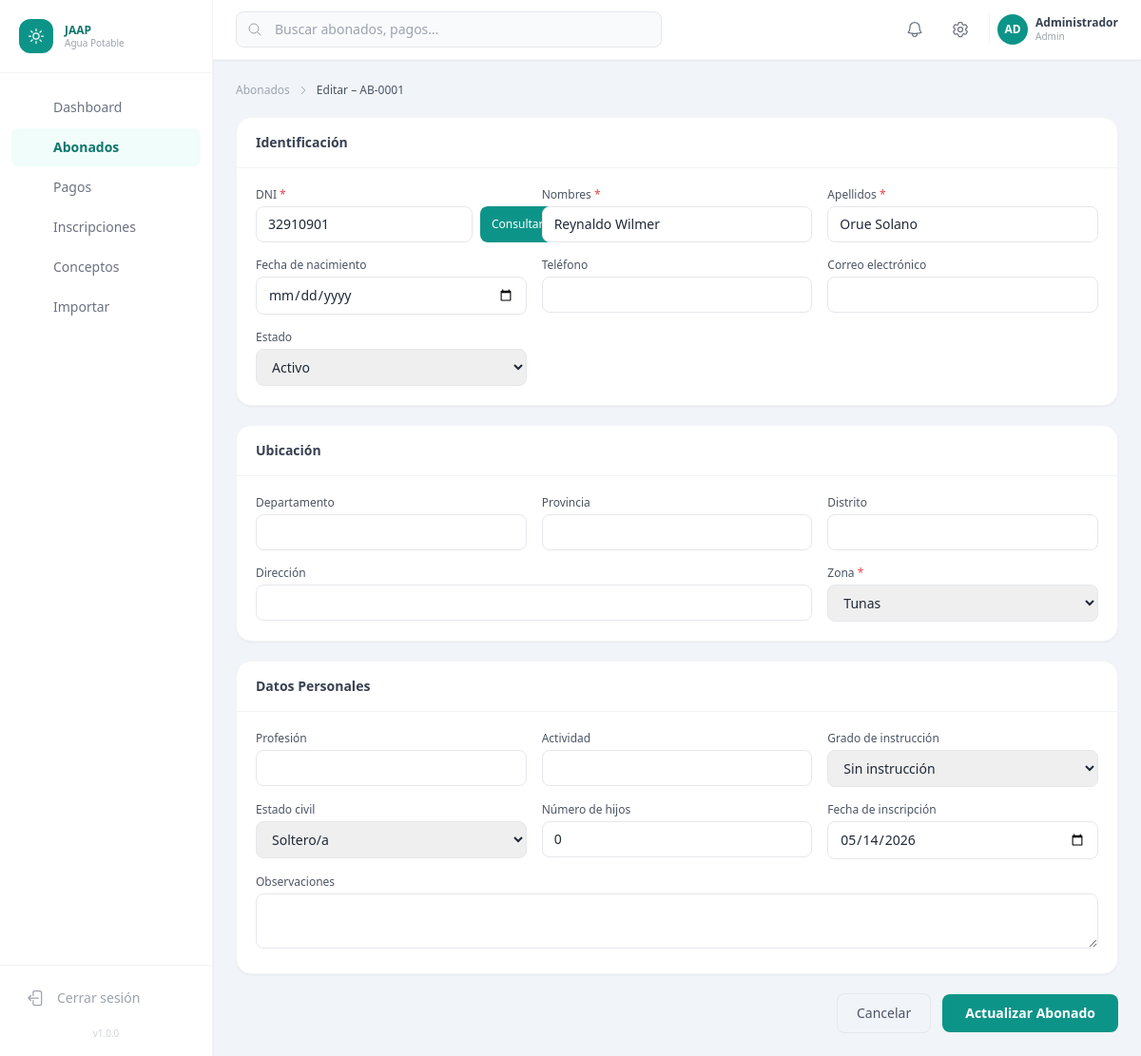
The page /abonados/editar.php?id=1 (signed in) on the database its author committed.
### tables this page shows
CREATE TABLE `abonados` (
  `id`                INT UNSIGNED    NOT NULL AUTO_INCREMENT,
  `codigo`            VARCHAR(20)     NOT NULL COMMENT 'Código interno del abonado',
  `dni`               VARCHAR(8)      NOT NULL,
  `nombres`           VARCHAR(100)    NOT NULL,
  `apellidos`         VARCHAR(100)    NOT NULL,
  `fecha_nacimiento`  DATE            NULL,
  `departamento`      VARCHAR(100)    NOT NULL DEFAULT '',
  `provincia`         VARCHAR(100)    NOT NULL DEFAULT '',
  `distrito`          VARCHAR(100)    NOT NULL DEFAULT '',
  `direccion`         TEXT            NULL,
  `zona`              ENUM('porvenir','tunas','cerro_de_pasco') NOT NULL DEFAULT 'porvenir',
  `profesion`         VARCHAR(100)    NULL,
  `actividad`         VARCHAR(100)    NULL,
  `grado_instruccion` ENUM(
    'sin_instruccion','primaria_incompleta','primaria_completa',
    'secundaria_incompleta','secundaria_completa',
    'tecnico','universitario','posgrado'
  ) NOT NULL DEFAULT 'sin_instruccion',
  `estado_civil`      ENUM('soltero','casado','conviviente','viudo','divorciado') NOT NULL DEFAULT 'soltero',
  `telefono`          VARCHAR(15)     NULL,
  `email`             VARCHAR(100)    NULL,
  `numero_hijos`      TINYINT UNSIGNED NOT NULL DEFAULT 0,
  `fecha_inscripcion` DATE            NULL,
  `estado`            ENUM('activo','inactivo','suspendido') NOT NULL DEFAULT 'activo',
  `observaciones`     TEXT            NULL,
  `creado_por`        INT UNSIGNED    NULL,
  `created_at`        TIMESTAMP       NOT NULL DEFAULT CURRENT_TIMESTAMP,
  `updated_at`        TIMESTAMP       NOT NULL DEFAULT CURRENT_TIMESTAMP ON UPDATE CURRENT_TIMESTAMP,
  PRIMARY KEY (`id`),
  UNIQUE KEY `uk_dni`    (`dni`),
  UNIQUE KEY `uk_codigo` (`codigo`),
  KEY `idx_zona`   (`zona`),
  KEY `idx_estado` (`estado`),
  CONSTRAINT `fk_abonado_creado` FOREIGN KEY (`creado_por`) REFERENCES `usuarios_sistema` (`id`) ON DELETE SET NULL
);

### config/config.php (called while the page is built, shortened)
<?php
function e(string $s): string
{
    return htmlspecialchars($s, ENT_QUOTES | ENT_HTML5, 'UTF-8');
}

### abonados/editar.php (the view, shortened to what this page needs)
<?php
$id = (int)($_GET['id'] ?? 0);
$pdo      = getDB();
$abonado  = $pdo->prepare("SELECT * FROM abonados WHERE id = ?");
$abonado->execute([$id]);
$a = $abonado->fetch();
?>
<?php require_once __DIR__ . '/../includes/header.php'; ?>
<?php require_once __DIR__ . '/../includes/sidebar.php'; ?>
<div class="flex flex-col flex-1 overflow-hidden">
  <?php require_once __DIR__ . '/../includes/topbar.php'; ?>
  <main class="flex-1 overflow-y-auto p-6">
    <div class="flex items-center gap-2 text-xs text-gray-400 mb-5">
      <a href="<?= APP_URL ?>/abonados/index.php" class="hover:text-brand-600">Abonados</a>
      <svg class="w-3 h-3" fill="none" viewBox="0 0 24 24" stroke-width="2" stroke="currentColor">
        <path stroke-linecap="round" stroke-linejoin="round" d="m8.25 4.5 7.5 7.5-7.5 7.5" />
      </svg>
      <span class="text-gray-600 font-medium">Editar – <?= e($a['codigo']) ?></span>
    </div>
    <form method="POST" action="" x-data="{ nHijos: <?= (int)$a['numero_hijos'] ?> }" class="space-y-5">
      <div class="bg-white rounded-2xl shadow-sm border border-gray-100 overflow-hidden">
        <div class="px-5 py-4 border-b border-gray-100"><h2 class="text-sm font-semibold text-gray-700">Identificación</h2></div>
        <div class="p-5 grid grid-cols-1 sm:grid-cols-3 gap-4">
          <div>
            <label class="block text-xs font-medium text-gray-600 mb-1">DNI <span class="text-red-500">*</span></label>
            <div class="flex gap-2">
              <input id="dni" name="dni" type="text" maxlength="8" pattern="\d{8}" value="<?= e($a['dni']) ?>" required
                     class="flex-1 px-3 py-2 text-sm border border-gray-200 rounded-lg focus:outline-none focus:ring-2 focus:ring-brand-300">
              <button type="button" id="btnBuscarDni"
                      class="px-3 py-2 text-xs bg-brand-600 hover:bg-brand-700 text-white rounded-lg font-medium transition-colors">
                Consultar
              </button>
            </div>
          </div>
          <div>
            <label class="block text-xs font-medium text-gray-600 mb-1">Nombres <span class="text-red-500">*</span></label>
            <input id="nombres" name="nombres" type="text" value="<?= e($a['nombres']) ?>" required
                   class="w-full px-3 py-2 text-sm border border-gray-200 rounded-lg focus:outline-none focus:ring-2 focus:ring-brand-300">
          </div>
          <div>
            <label class="block text-xs font-medium text-gray-600 mb-1">Apellidos <span class="text-red-500">*</span></label>
            <input id="apellidos" name="apellidos" type="text" value="<?= e($a['apellidos']) ?>" required
                   class="w-full px-3 py-2 text-sm border border-gray-200 rounded-lg focus:outline-none focus:ring-2 focus:ring-brand-300">
          </div>
          <div>
            <label class="block text-xs font-medium text-gray-600 mb-1">Fecha de nacimiento</label>
            <input name="fecha_nacimiento" type="date" value="<?= e($a['fecha_nacimiento'] ?? '') ?>"
                   class="w-full px-3 py-2 text-sm border border-gray-200 rounded-lg focus:outline-none focus:ring-2 focus:ring-brand-300">
          </div>
          <div>
            <label class="block text-xs font-medium text-gray-600 mb-1">Teléfono</label>
            <input name="telefono" type="tel" value="<?= e($a['telefono'] ?? '') ?>"
                   class="w-full px-3 py-2 text-sm border border-gray-200 rounded-lg focus:outline-none focus:ring-2 focus:ring-brand-300">
          </div>
          <div>
            <label class="block text-xs font-medium text-gray-600 mb-1">Correo electrónico</label>
            <input name="email" type="email" value="<?= e($a['email'] ?? '') ?>"
                   class="w-full px-3 py-2 text-sm border border-gray-200 rounded-lg focus:outline-none focus:ring-2 focus:ring-brand-300">
          </div>
          <div>
            <label class="block text-xs font-medium text-gray-600 mb-1">Estado</label>
            <select name="estado"
                    class="w-full px-3 py-2 text-sm border border-gray-200 rounded-lg focus:outline-none focus:ring-2 focus:ring-brand-300">
              <?php foreach (ESTADOS_ABONADO as $k => $v): ?>
                <option value="<?= e($k) ?>" <?= $a['estado'] === $k ? 'selected' : '' ?>><?= e($v) ?></option>
              <?php endforeach; ?>
            </select>
          </div>
        </div>
      </div>
      <div class="bg-white rounded-2xl shadow-sm border border-gray-100 overflow-hidden">
        <div class="px-5 py-4 border-b border-gray-100"><h2 class="text-sm font-semibold text-gray-700">Ubicación</h2></div>
        <div class="p-5 grid grid-cols-1 sm:grid-cols-3 gap-4">
          <div>
            <label class="block text-xs font-medium text-gray-600 mb-1">Departamento</label>
            <input name="departamento" type="text" value="<?= e($a['departamento']) ?>"
                   class="w-full px-3 py-2 text-sm border border-gray-200 rounded-lg focus:outline-none focus:ring-2 focus:ring-brand-300">
          </div>
          <div>
            <label class="block text-xs font-medium text-gray-600 mb-1">Provincia</label>
            <input name="provincia" type="text" value="<?= e($a['provincia']) ?>"
                   class="w-full px-3 py-2 text-sm border border-gray-200 rounded-lg focus:outline-none focus:ring-2 focus:ring-brand-300">
          </div>
          <div>
            <label class="block text-xs font-medium text-gray-600 mb-1">Distrito</label>
            <input name="distrito" type="text" value="<?= e($a['distrito']) ?>"
                   class="w-full px-3 py-2 text-sm border border-gray-200 rounded-lg focus:outline-none focus:ring-2 focus:ring-brand-300">
          </div>
          <div class="sm:col-span-2">
            <label class="block text-xs font-medium text-gray-600 mb-1">Dirección</label>
            <input name="direccion" type="text" value="<?= e($a['direccion'] ?? '') ?>"
                   class="w-full px-3 py-2 text-sm border border-gray-200 rounded-lg focus:outline-none focus:ring-2 focus:ring-brand-300">
          </div>
          <div>
            <label class="block text-xs font-medium text-gray-600 mb-1">Zona <span class="text-red-500">*</span></label>
            <select name="zona" required
                    class="w-full px-3 py-2 text-sm border border-gray-200 rounded-lg focus:outline-none focus:ring-2 focus:ring-brand-300">
              <?php foreach (ZONAS as $k => $v): ?>
                <option value="<?= e($k) ?>" <?= $a['zona'] === $k ? 'selected' : '' ?>><?= e($v) ?></option>
              <?php endforeach; ?>
            </select>
          </div>
        </div>
      </div>
      <div class="bg-white rounded-2xl shadow-sm border border-gray-100 overflow-hidden">
        <div class="px-5 py-4 border-b border-gray-100"><h2 class="text-sm font-semibold text-gray-700">Datos Personales</h2></div>
        <div class="p-5 grid grid-cols-1 sm:grid-cols-3 gap-4">
          <div>
            <label class="block text-xs font-medium text-gray-600 mb-1">Profesión</label>
            <input name="profesion" type="text" value="<?= e($a['profesion'] ?? '') ?>"
                   class="w-full px-3 py-2 text-sm border border-gray-200 rounded-lg focus:outline-none focus:ring-2 focus:ring-brand-300">
          </div>
          <div>
            <label class="block text-xs font-medium text-gray-600 mb-1">Actividad</label>
            <input name="actividad" type="text" value="<?= e($a['actividad'] ?? '') ?>"
                   class="w-full px-3 py-2 text-sm border border-gray-200 rounded-lg focus:outline-none focus:ring-2 focus:ring-brand-300">
          </div>
          <div>
            <label class="block text-xs font-medium text-gray-600 mb-1">Grado de instrucción</label>
            <select name="grado_instruccion"
                    class="w-full px-3 py-2 text-sm border border-gray-200 rounded-lg focus:outline-none focus:ring-2 focus:ring-brand-300">
              <?php foreach (GRADOS_INSTRUCCION as $k => $v): ?>
                <option value="<?= e($k) ?>" <?= $a['grado_instruccion'] === $k ? 'selected' : '' ?>><?= e($v) ?></option>
              <?php endforeach; ?>
            </select>
          </div>
          <div>
            <label class="block text-xs font-medium text-gray-600 mb-1">Estado civil</label>
            <select name="estado_civil"
                    class="w-full px-3 py-2 text-sm border border-gray-200 rounded-lg focus:outline-none focus:ring-2 focus:ring-brand-300">
              <?php foreach (ESTADOS_CIVILES as $k => $v): ?>
                <option value="<?= e($k) ?>" <?= $a['estado_civil'] === $k ? 'selected' : '' ?>><?= e($v) ?></option>
              <?php endforeach; ?>
            </select>
          </div>
          <div>
            <label class="block text-xs font-medium text-gray-600 mb-1">Número de hijos</label>
            <input name="numero_hijos" type="number" min="0" max="20" x-model="nHijos"
                   value="<?= (int)$a['numero_hijos'] ?>"
                   class="w-full px-3 py-2 text-sm border border-gray-200 rounded-lg focus:outline-none focus:ring-2 focus:ring-brand-300">
          </div>
          <div>
            <label class="block text-xs font-medium text-gray-600 mb-1">Fecha de inscripción</label>
            <input name="fecha_inscripcion" type="date" value="<?= e($a['fecha_inscripcion'] ?? '') ?>"
                   class="w-full px-3 py-2 text-sm border border-gray-200 rounded-lg focus:outline-none focus:ring-2 focus:ring-brand-300">
          </div>
          <div class="sm:col-span-3">
            <label class="block text-xs font-medium text-gray-600 mb-1">Observaciones</label>
            <textarea name="observaciones" rows="2"
                      class="w-full px-3 py-2 text-sm border border-gray-200 rounded-lg focus:outline-none focus:ring-2 focus:ring-brand-300"><?= e($a['observaciones'] ?? '') ?></textarea>
          </div>
        </div>
      </div>
      <div class="flex items-center gap-3 justify-end">
        <a href="<?= APP_URL ?>/abonados/ver.php?id=<?= $id ?>"
           class="px-5 py-2.5 text-sm text-gray-600 border border-gray-200 rounded-lg hover:bg-gray-50 transition-colors">
          Cancelar
        </a>
        <button type="submit"
                class="px-6 py-2.5 text-sm font-semibold bg-brand-600 hover:bg-brand-700 text-white rounded-lg transition-colors">
          Actualizar Abonado
        </button>
      </div>
    </form>
  </main>
</div>
<?php require_once __DIR__ . '/../includes/footer.php'; ?>

### rows shown on the page
abonados: codigo "AB-0001", dni "32910901", nombres "Reynaldo Wilmer", apellidos "Orue Solano", estado "Activo", zona "Tunas", grado_instruccion "Sin instrucción", estado_civil "Soltero/a", numero_hijos "0", fecha_inscripcion "05/14/2026"

### other values the page prints
$item['label'] "Dashboard"
$item['label'] "Abonados"
$item['label'] "Pagos"
$item['label'] "Inscripciones"
$item['label'] "Conceptos"
$item['label'] "Importar"
APP_VERSION "1.0.0"
mb_substr($user['nombre'], 0, 2) "AD"
$user['nombre'] "Administrador"
$user['rol'] "Admin"
